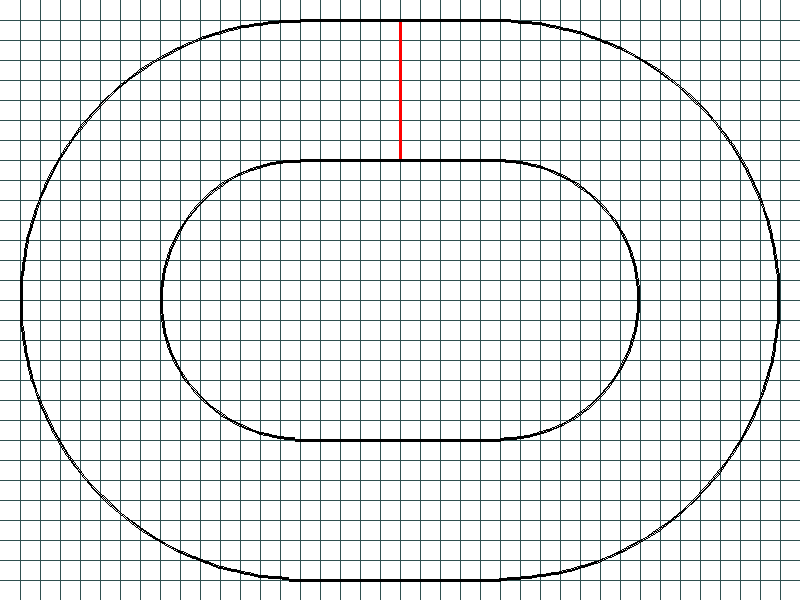

Write Python code to recreate this figure.
import pygame
from math import pi

pygame.init()

BLACK = (0, 0, 0)
WHITE = (255, 255, 255)
RED = (255, 0, 0)
GRAY = (47, 79, 79)

WIDTH = 800
HEIGHT = 600
SIZE = 20 # rozmiar kratki

img = pygame.Surface((WIDTH, HEIGHT))
img.fill(WHITE)

# Linie poziome i pionowe
for i in range(SIZE, WIDTH, SIZE):
    pygame.draw.line(img, GRAY, [i, 0], [i, HEIGHT])
for j in range(SIZE, HEIGHT, SIZE):
    pygame.draw.line(img, GRAY, [0, j], [WIDTH, j])

# Linia startu
pygame.draw.line(img, RED, [400, 20], [400, 160], 3)

# Zewnętrzna banda
pygame.draw.arc(img, BLACK, [20, 20, 560, 560], pi/2, 3*pi/2, 3)
pygame.draw.arc(img, BLACK, [WIDTH-20-560, 20, 560, 560], 3*pi/2, pi/2, 3)
pygame.draw.line(img, BLACK, [300, 20], [WIDTH-20-560/2+10, 20], 3)
pygame.draw.line(img, BLACK, [300-11, 580], [WIDTH-20-560/2, 580], 3)

# Wewnętrzna banda
pygame.draw.arc(img, BLACK, [160, 160, 280, 280], pi/2, 3*pi/2, 3)
pygame.draw.arc(img, BLACK, [WIDTH-20-420, 160, 280, 280], 3*pi/2, pi/2, 3)
pygame.draw.line(img, BLACK, [300, 160], [500+5, 160], 3)
pygame.draw.line(img, BLACK, [300-5, 440], [500, 440], 3)

pygame.image.save(img, 'plansza.png')

pygame.quit()